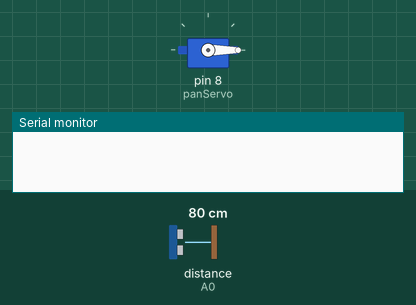
This sketch was run on a simulated Arduino Uno, built with avr-gcc and run on an emulated ATmega328P. On the bench: servo, the last lines printed to the serial monitor. The test bench sets the inputs (shaded band); at power-on: distance to the obstacle (sensor on A0) 80 cm.

Above: at 0.16 s.
At 9.77 s:
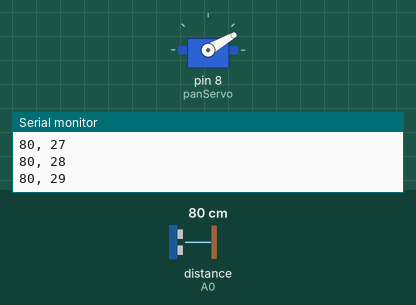
At 19.7 s:
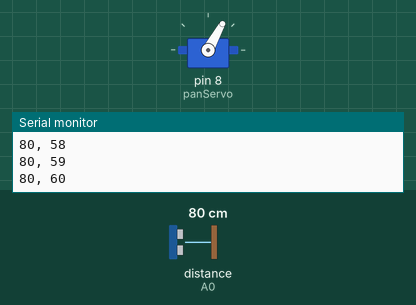
At 39.56 s:
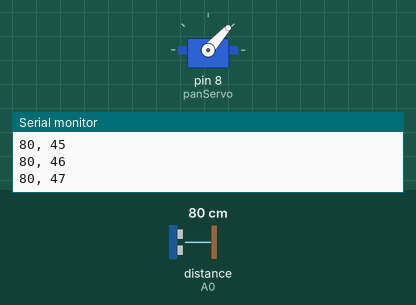
Timing chart, 0 to 40.0 s (numbered marks = the images above):
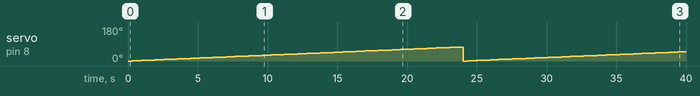

The sketch:

2DScanner.ino
```cpp
#include <Servo.h>
#include <SharpIR.h>

Servo panServo;
int pan=0;
int panSteps=75;
int panIncrement=1;
int distance_cm;

SharpIR mySensor(SharpIR::GP2Y0A02YK0F, A0);
char buffer[40];

void setup() {
  panServo.attach(8);
  panServo.write(0);
  Serial.begin(9600);

}

void loop() {
  for (pan=0;pan<panIncrement*panSteps;pan+=panIncrement) {
      panServo.write(pan);
      delay(300);
      distance_cm = mySensor.getDistance();
      sprintf (buffer,"%d, %d",distance_cm, pan);
      Serial.println(buffer);
    }
    Serial.println("done");
    panServo.write(0);

}
```

Measured:
- by itself, servo on pin 8 (panServo): 0° → 1° at 0.32 s, → 2° 0.32 s later, → 3° 0.32 s later, → 4° 0.32 s later, … (124 changes in this stretch)
